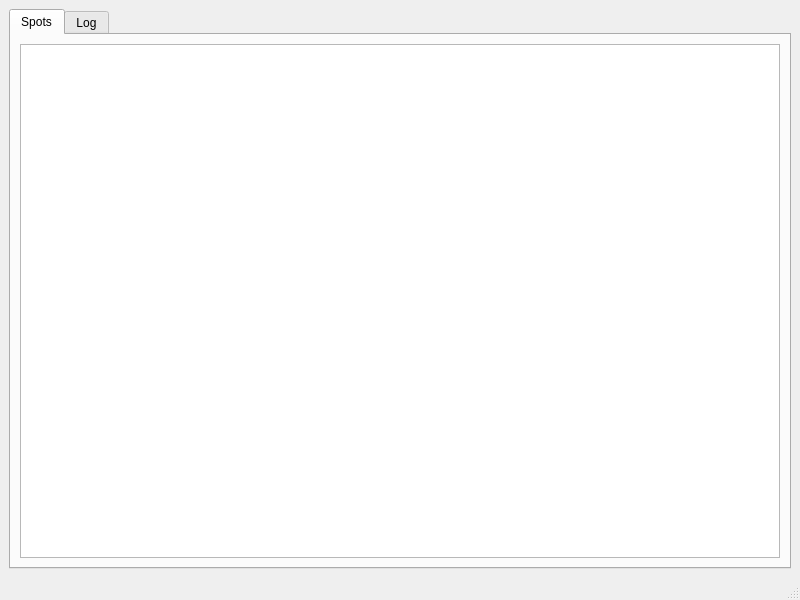
<?xml version="1.0" encoding="UTF-8"?>
<ui version="4.0">
 <class>MainWindow</class>
 <widget class="QMainWindow" name="MainWindow">
  <property name="geometry">
   <rect>
    <x>0</x>
    <y>0</y>
    <width>800</width>
    <height>600</height>
   </rect>
  </property>
  <property name="windowTitle">
   <string>MainWindow</string>
  </property>
  <widget class="QWidget" name="centralwidget">
   <layout class="QGridLayout" name="gridLayout">
    <item row="0" column="0">
     <widget class="QTabWidget" name="tabWidget">
      <property name="currentIndex">
       <number>0</number>
      </property>
      <widget class="QWidget" name="tab">
       <attribute name="title">
        <string>Spots</string>
       </attribute>
       <layout class="QGridLayout" name="gridLayout_2">
        <item row="0" column="0">
         <widget class="QTableView" name="spotView">
          <attribute name="horizontalHeaderStretchLastSection">
           <bool>true</bool>
          </attribute>
          <attribute name="verticalHeaderVisible">
           <bool>false</bool>
          </attribute>
         </widget>
        </item>
       </layout>
      </widget>
      <widget class="QWidget" name="tab_2">
       <attribute name="title">
        <string>Log</string>
       </attribute>
      </widget>
     </widget>
    </item>
   </layout>
  </widget>
  <widget class="QMenuBar" name="menubar">
   <property name="geometry">
    <rect>
     <x>0</x>
     <y>0</y>
     <width>800</width>
     <height>22</height>
    </rect>
   </property>
  </widget>
  <widget class="QStatusBar" name="statusbar"/>
 </widget>
 <resources/>
 <connections/>
</ui>
